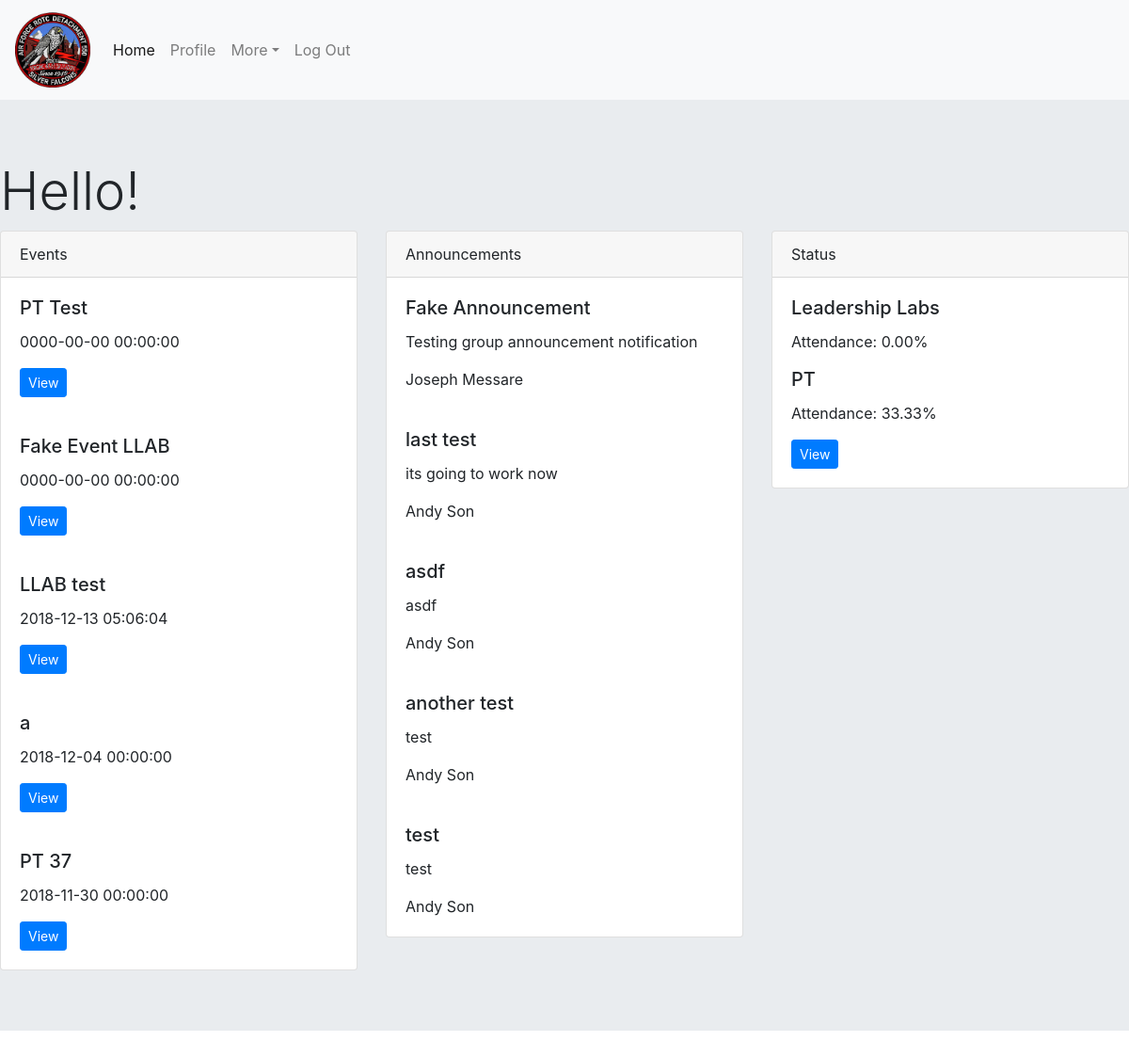
Page /home.php (signed in) on the earlier database version.
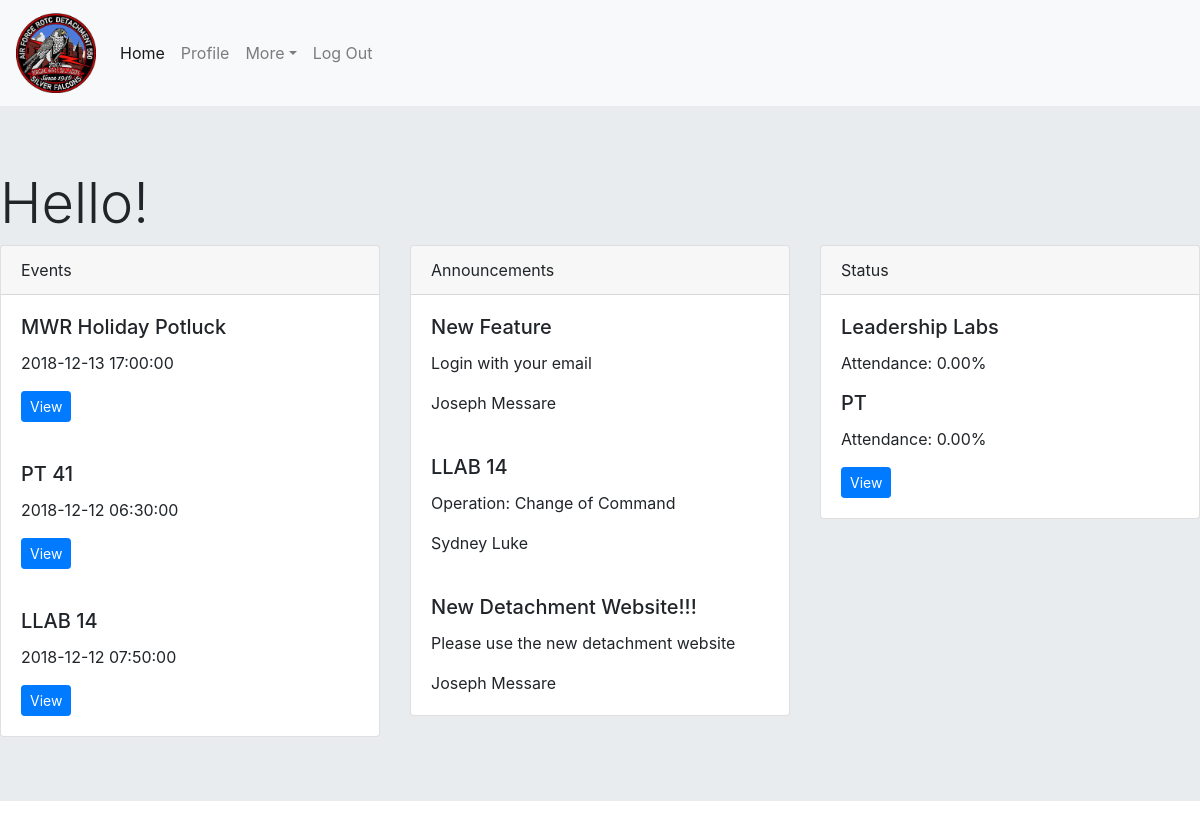
Same page on the later database version.
### tables this page shows
CREATE TABLE `cadetEvent` (
  `name` varchar(255) DEFAULT NULL,
  `mandatory` tinyint(1) DEFAULT NULL,
  `date` datetime DEFAULT NULL,
  `eventID` int(11) NOT NULL,
  `pt` tinyint(1) DEFAULT NULL,
  `llab` tinyint(1) DEFAULT NULL
);

CREATE TABLE `announcement` (
  `title` varchar(255) NOT NULL,
  `subject` varchar(255) NOT NULL,
  `body` mediumtext NOT NULL,
  `createdBy` int(10) NOT NULL,
  `uid` int(11) NOT NULL,
  `date` timestamp NOT NULL DEFAULT CURRENT_TIMESTAMP
);

CREATE TABLE `cadet` (
  `firstName` varchar(255) DEFAULT NULL,
  `rank` varchar(25) DEFAULT NULL,
  `rin` int(11) NOT NULL,
  `primaryEmail` varchar(100) DEFAULT NULL,
  `secondaryEmail` varchar(255) DEFAULT NULL,
  `primaryPhone` bigint(15) NOT NULL,
  `secondaryPhone` bigint(15) DEFAULT NULL,
  `password` varchar(255) DEFAULT NULL,
  `bio` text,
  `flight` varchar(20) NOT NULL,
  `position` varchar(100) DEFAULT NULL,
  `groupMe` varchar(50) NOT NULL,
  `AFGoals` text,
  `awards` text,
  `middleName` varchar(255) DEFAULT NULL,
  `lastName` varchar(255) NOT NULL,
  `PGoals` text NOT NULL,
  `admin` tinyint(1) NOT NULL DEFAULT '0',
  `rfid` int(10) DEFAULT NULL
);

### home.php (the view, shortened to what this page needs)
<?php
include('./assets/inc/header.php');
?>
  <div class="jumbotron jumbotron-fluid">
    <h1 class="display-4"> Hello! </h1>
    <div class="row">
      <div class="col-4">
	    <div class="card" style="width:100%">
  		  <div class="card-header">
    		Events
  		  </div>
  		<?php $sql = "SELECT * FROM cadetEvent ORDER BY ABS( DATEDIFF( cadetEvent.date, NOW() ) ) LIMIT 5";
        $stmt = $mysqli->prepare($sql);
        $stmt->execute();
        $result = $stmt->get_result();
        while ($row = $result->fetch_assoc())
        {
            echo "<div class=\"card-body\">";
    		echo "<h5 class=\"card-title\">" . $row['name'] . "</h5>";
    		echo "<p class=\"card-text\">" . $row['date'] . "</p>";
    		echo "<a href='attendance.php?eventid=" . $row['eventID'] . "' class=\"btn btn-sm btn-primary\">View</a></div>";
        } ?>
	   </div>
      </div>
    <div class="col-4">
      <div class="card" style="width:100%">
        <div class="card-header">
            Announcements
        </div>
            <?php
            $query = 'SELECT a.title, a.subject, c.firstName, c.lastName FROM announcement a, cadet c WHERE a.createdBy = c.rin ORDER BY date DESC LIMIT 5;';
            $stmt = $mysqli->prepare($query);
            $stmt->execute();
            $result = $stmt->get_result();
            while($row = $result->fetch_assoc()) {
                echo "<div class='card-body'>";
                echo "<h5 class='card-title'>" . $row['title'] . '</h5>';
                echo "<p class='card-text'> " . $row['subject'] . '</p>';
                echo "<p class='card-text'>" . $row['firstName'] . ' ' . $row['lastName'] . '</p></div>';
            }
            ?>
      </div>
    </div>
    <div class="col-4">
	  <div class="card" style="width:100%">
  		<div class="card-header">
    		Status
  		</div>
  		<div class="card-body">
        <h5 class="card-title">Leadership Labs</h5>
            <?php
                        $sql = "SELECT * FROM cadetEvent WHERE llab = 1";
                        $stmt = $mysqli->prepare($sql);
                        $stmt->execute();
                        $result = $stmt->get_result();
                        $sum = mysqli_num_rows($result);
                        $sql = "SELECT * FROM attendance, cadetEvent WHERE attendance.eventid = cadetEvent.eventID AND rin = ? AND llab = 1";
                        $stmt = $mysqli->prepare($sql);
                        $stmt->bind_param("i", $_SESSION['rin']);
                        $stmt->execute();
                        $result = $stmt->get_result();
                        $attend = mysqli_num_rows($result);
                        if($sum != 0)
                        {
                           $perc = number_format( (($attend / $sum) * 100), 2 );
                        }
                        else
                        {
                            $perc = 100;
                        }
            ?>
    		<p class="card-text">Attendance: <?php echo $perc; ?>%</p>
        <h5 class="card-title">PT</h5>
            <?php $sql = "SELECT * FROM cadetEvent WHERE pt = 1";
                        $stmt = $mysqli->prepare($sql);
                        $stmt->execute();
                        $result = $stmt->get_result();
                        $sum = mysqli_num_rows($result);
                        $sql = "SELECT * FROM attendance, cadetEvent WHERE attendance.eventid = cadetEvent.eventID AND rin = ? AND pt = 1";
                        $stmt = $mysqli->prepare($sql);
                        $stmt->bind_param("i", $_SESSION['rin']);
                        $stmt->execute();
                        $result = $stmt->get_result();
                        $attend = mysqli_num_rows($result);
                        if($sum != 0)
                        {
                           $perc = number_format( (($attend / $sum) * 100), 2 );
                        }
                        else
                        {
                            $perc = 100;
                        }
                         ?>
        <p class="card-text">Attendance: <?php echo $perc; ?>%</p>
    		<a href="attendance.php" class="btn btn-sm btn-primary">View</a>
  		</div>
      </div>
    </div>

Differences in the rows shown:
removed cadetevent: name "PT Test", date "0000-00-00 00:00:00"
removed cadetevent: name "Fake Event LLAB", date "0000-00-00 00:00:00"
removed cadetevent: name "LLAB test", date "2018-12-13 05:06:04"
removed cadetevent: name "a", date "2018-12-04 00:00:00"
removed cadetevent: name "PT 37", date "2018-11-30 00:00:00"
removed announcement: title "Fake Announcement", subject "Testing group announcement notification", cadet.firstName "Joseph", cadet.lastName "Messare"
removed announcement: title "last test", subject "its going to work now", cadet.firstName "Andy", cadet.lastName "Son"
removed announcement: title "asdf", subject "asdf", cadet.firstName "Andy", cadet.lastName "Son"
removed announcement: title "another test", subject "test", cadet.firstName "Andy", cadet.lastName "Son"
removed announcement: title "test", subject "test", cadet.firstName "Andy", cadet.lastName "Son"
added cadetevent: name "MWR Holiday Potluck", date "2018-12-13 17:00:00"
added cadetevent: name "PT 41", date "2018-12-12 06:30:00"
added cadetevent: name "LLAB 14", date "2018-12-12 07:50:00"
added announcement: title "New Feature", subject "Login with your email", cadet.firstName "Joseph", cadet.lastName "Messare"
added announcement: title "LLAB 14", subject "Operation: Change of Command", cadet.firstName "Sydney", cadet.lastName "Luke"
added announcement: title "New Detachment Website!!!", subject "Please use the new detachment website", cadet.firstName "Joseph", cadet.lastName "Messare"
Other differences:
$perc: "33.33" → "0.00"
